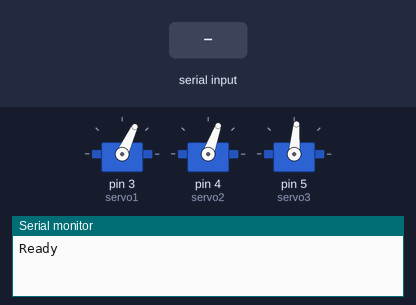
Recording of a sketch running on a simulated Arduino Uno, built with avr-gcc and run on an emulated ATmega328P. Parts: 3 × servo, the last lines printed to the serial monitor. Inputs (shaded band) come from the test bench.

Above: at 1.2 s.
1.3 s: "<90,45,200>" received over Serial
At 2.5 s:
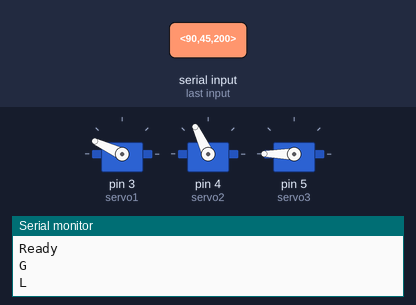
2.8 s: "<30,150,10>" received over Serial
At 3.7 s:
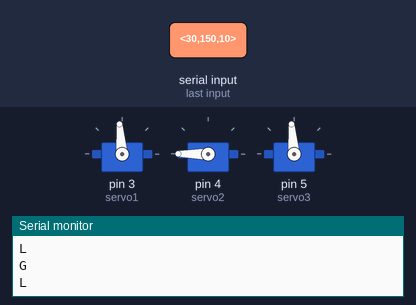
4.3 s: "<90,45>" received over Serial
At 4.7 s:
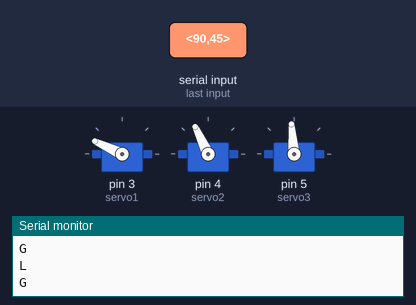
5.8 s: "<1>" received over Serial
At 6.9 s:
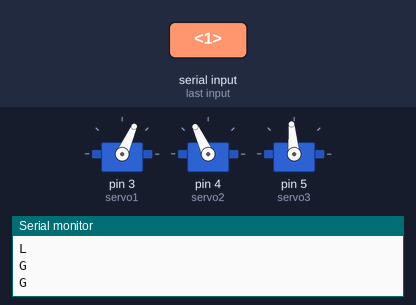
7.3 s: "<200>" received over Serial
At 8.1 s:
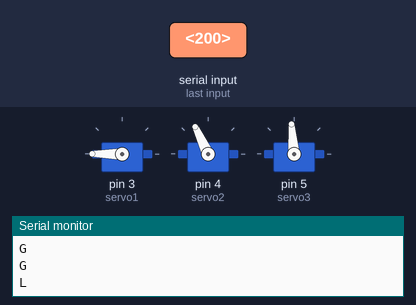
8.8 s: "<1,90>" received over Serial
At 9.3 s:
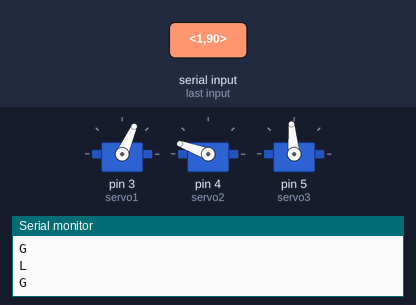
Timing chart, 0 to 11.3 s (numbered marks = the images above; inputs shaded):
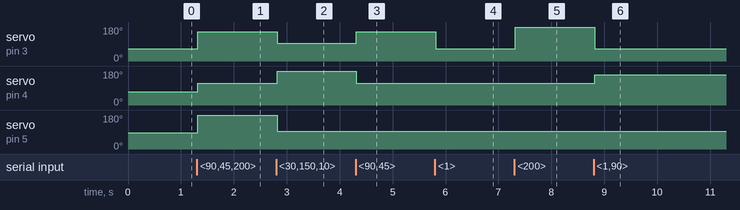

The sketch:

pantilt.ino
```cpp
#include <Servo.h>

Servo servo1;
Servo servo2;
Servo servo3;

int defaultpos1 = 65;
int defaultpos2 = 70;
int defaultpos3 = 85;
int pos1 = defaultpos1;
int pos2 = defaultpos2;
int pos3 = defaultpos3;

int max_pos1 = 180;
int max_pos2 = 180;
int max_pos3 = 180;
int min_pos1 = 0;
int min_pos2 = 0;
int min_pos3 = 0;

//vars for Serial packet recieve
int receivePacket();
#define SOP '<'
#define EOP '>'
boolean started = false;
boolean ended = false;
char inData[80];
byte index;

//Vars to process packet
int newData[3] = {0};
char * val;
int count = 0;

void setup() {

  servo1.attach(3);
  servo2.attach(4);
  servo3.attach(5);

  Serial.begin(9600);
  Serial.println("Ready");

  servo1.write(defaultpos1);
  servo2.write(defaultpos2);
  servo3.write(defaultpos3);
}

void loop() {

  int done = receivePacket();

  if(done == 1){
    pos1 = newData[0];
    pos2 = newData[1];
    pos3 = newData[2];
    delay(10);
    pos1= pos1 + defaultpos1;
    pos2= pos2 + defaultpos2;
    pos3= pos3 + defaultpos3;
    Serial.println('G');
  }
  else{
    //Serial.println('B');
  }

  //Keep pos in bounds
  if(pos1 > max_pos1){
   pos1 = max_pos1;
    Serial.println('L');
  }
  if(pos1 < min_pos1){
   pos1 = min_pos1;
    Serial.println('L');
  }
  if(pos2 > max_pos2){
   pos2 = max_pos2;
    Serial.println('L');
  }
  if(pos2 < min_pos2){
   pos2 = min_pos2;
    Serial.println('L');
  }
  if(pos3 > max_pos3){
   pos3 = max_pos3;
    Serial.println('L');
  }
  if(pos3 < min_pos3){
   pos3 = min_pos3;
    Serial.println('L');
  }

  servo1.write(pos1);
  servo2.write(pos2);
  servo3.write(pos3);
}


int receivePacket(){
 //receive data packet
  while(Serial.available() > 0)
  {
    char inChar = Serial.read();

    if(inChar == SOP)
    {
      index = 0;
      inData[index] = '\0';
      started = true;
      ended = false;
    }
    else if(inChar == EOP)
    {
      ended = true;
      break;
    }
    else
    {
      if(index < 79)
      {
        inData[index] = inChar;
        index++;
        inData[index] = '\0';
      }
    }
  }
  // We are here either because all pending serial
  // data has been read OR because an end of
  // packet marker arrived. Which is it?
  if(started && ended)
  {
    val = strtok (inData,",");

    newData[count] = atoi(val);

    while ((val = strtok (NULL, ",")) != NULL)
    {
      newData[++count] = atoi(val);
    }

    // Reset for the next packet
    started = false;
    ended = false;
    index = 0;
    inData[index] = '\0';
    count = 0;

    Serial.flush();


    return 1;
  }
  return 0;
}
```

Measured:
- after the input at 1.3 s, servo on pin 3 (servo1): 65° → 155° at once; servo on pin 4 (servo2): 70° → 115° at once; servo on pin 5 (servo3): 85° → 180° at once
- after the input at 2.8 s, servo on pin 3 (servo1): 155° → 95° at once; servo on pin 4 (servo2): 115° → 180° at once; servo on pin 5 (servo3): 180° → 95° at once
- after the input at 4.3 s, servo on pin 3 (servo1): 95° → 155° at once; servo on pin 4 (servo2): 180° → 115° at once
- after the input at 5.8 s, servo on pin 3 (servo1): 155° → 66° at once
- after the input at 7.3 s, servo on pin 3 (servo1): 66° → 180° at once
- after the input at 8.8 s, servo on pin 3 (servo1): 180° → 66° at once; servo on pin 4 (servo2): 115° → 160° at once
